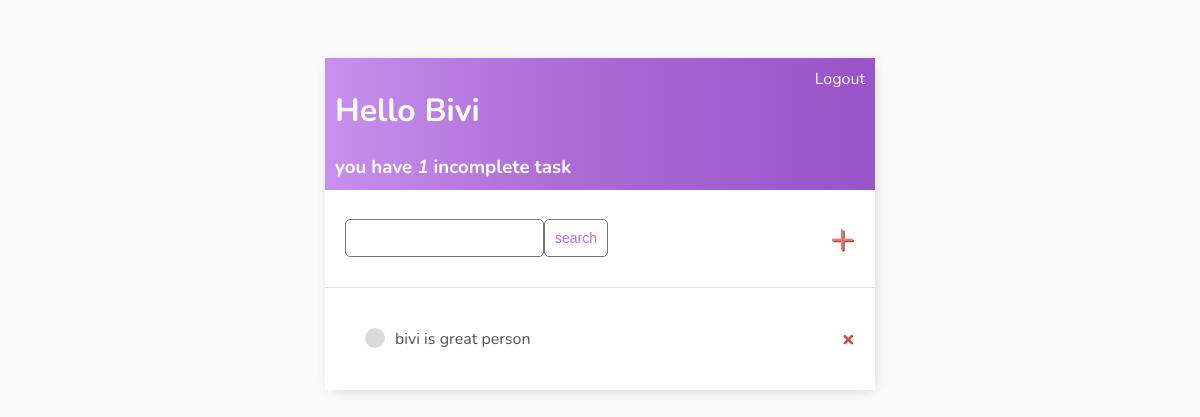
/ (signed in), run on an earlier commit of the app's database.
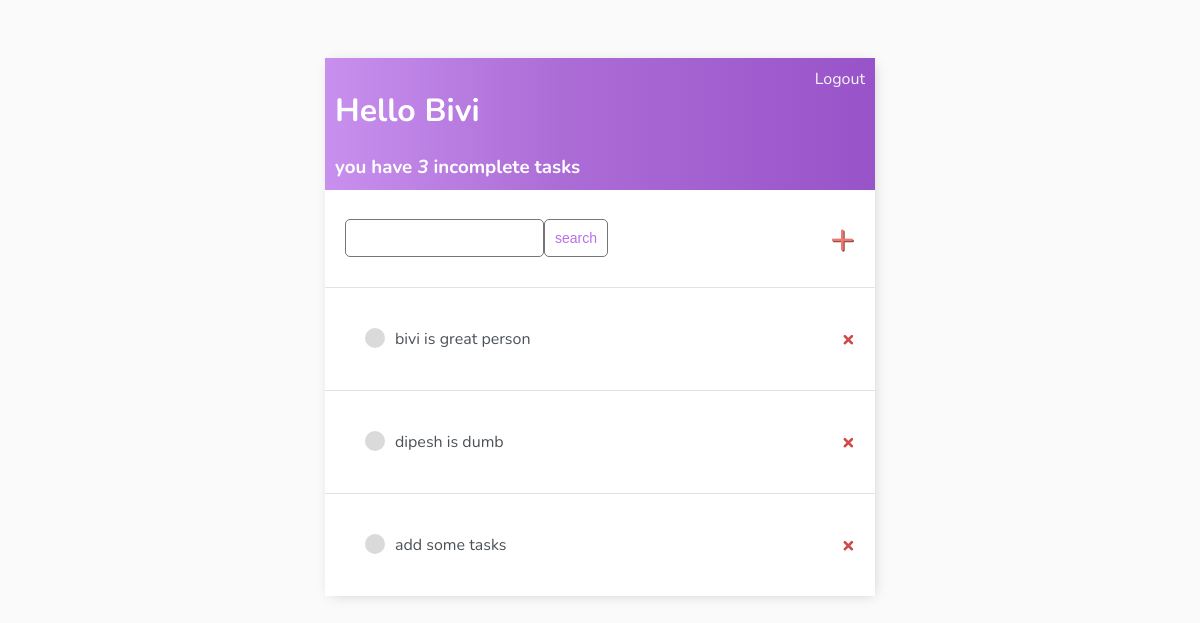
And on a later commit of the database.
### base/models.py (models this page shows)
class Task(models.Model):
    user = models.ForeignKey(User , on_delete=models.CASCADE, null=True, blank=True)
    title = models.CharField(max_length=200)
    description = models.TextField(null=True, blank=True)
    complete = models.BooleanField(default=False)
    created = models.DateTimeField(auto_now_add=True)
    def __str__(self):
        return self.title
    class Meta:
        ordering = ['complete']

### base/views.py (the view)
# urls.py: path('',TaskList.as_view(),name='tasks'),
class TaskList(LoginRequiredMixin,ListView):
    model = Task
    context_object_name = 'tasks'
    def get_context_data(self, **kwargs):
        context = super().get_context_data(**kwargs)
        context["tasks"] = context['tasks'].filter(user=self.request.user)
        context["count"] = context['tasks'].filter(complete=False).count()
        search_input =self.request.GET.get('search-area') or ''
        if search_input:
            context['tasks']= context['tasks'].filter(
                title__icontains=search_input
            )
        context['search_input']=search_input
        return context

### base/templates/base/task_list.html (shortened to what this page needs)
{% extends 'base/main.html' %}
{% block content %}
<!DOCTYPE html>
<html lang="en">
<head>
</head>
<body>
    <div class="header-bar">
        <div>
            <h1>Hello {{request.user |title}}</h1>
            <h3 style="margin:0">you have <i>{{count}}</i> incomplete task{{ count|pluralize:"s" }}</h3>
        </div>
        {% if request.user.is_authenticated %}
        <a href="{% url 'logout'%}">Logout</a>
        {% else %}
            <a href="{% url 'login'%}">Login</a>
        {% endif %}
    </div>
    <div id="search-add-wrapper">
        <form  method="GET" style="margi-top:20px; display:flex;">
            <input type="text" name="search-area" value="{{search_input}}">
            <input class="button" type="submit" value="search">
        </form>
        <a id="add-link" href="{% url 'task-create' %}">&#x2b;</a>
    </div>
    <div class="task-items-wrapper">
        {% for task in tasks %}
            <div class="task-wrapper">
                {% if task.complete %}
                <div class="task-title">
                    <div class="task-complete-icon"></div>
                        <i><s><a href="{% url 'task-update' task.id %}">{{task}}</a></s></i>
                </div>
                <a class="delete-link" href="{% url 'task-delete' task.id %}">&#215;</a>
                {% else %}
                <div class="task-title">
                    <div class="task-incomplete-icon"></div>
                        <a href="{% url 'task-update' task.id %}">{{task}}</a>
                </div>
                <a class="delete-link" href="{% url 'task-delete' task.id %}">&#215;</a>
                {% endif %}
            </div>
        {% empty %}
            <h3>no items in list</h3>
        {% endfor %}
    </div>
</body>
</html>
{% endblock content %}

What changed in the data, as far as the page shows it:
added Task: title "dipesh is dumb"
added Task: title "add some tasks"
Also different on the page:
{{ count }}: "1" → "3"
